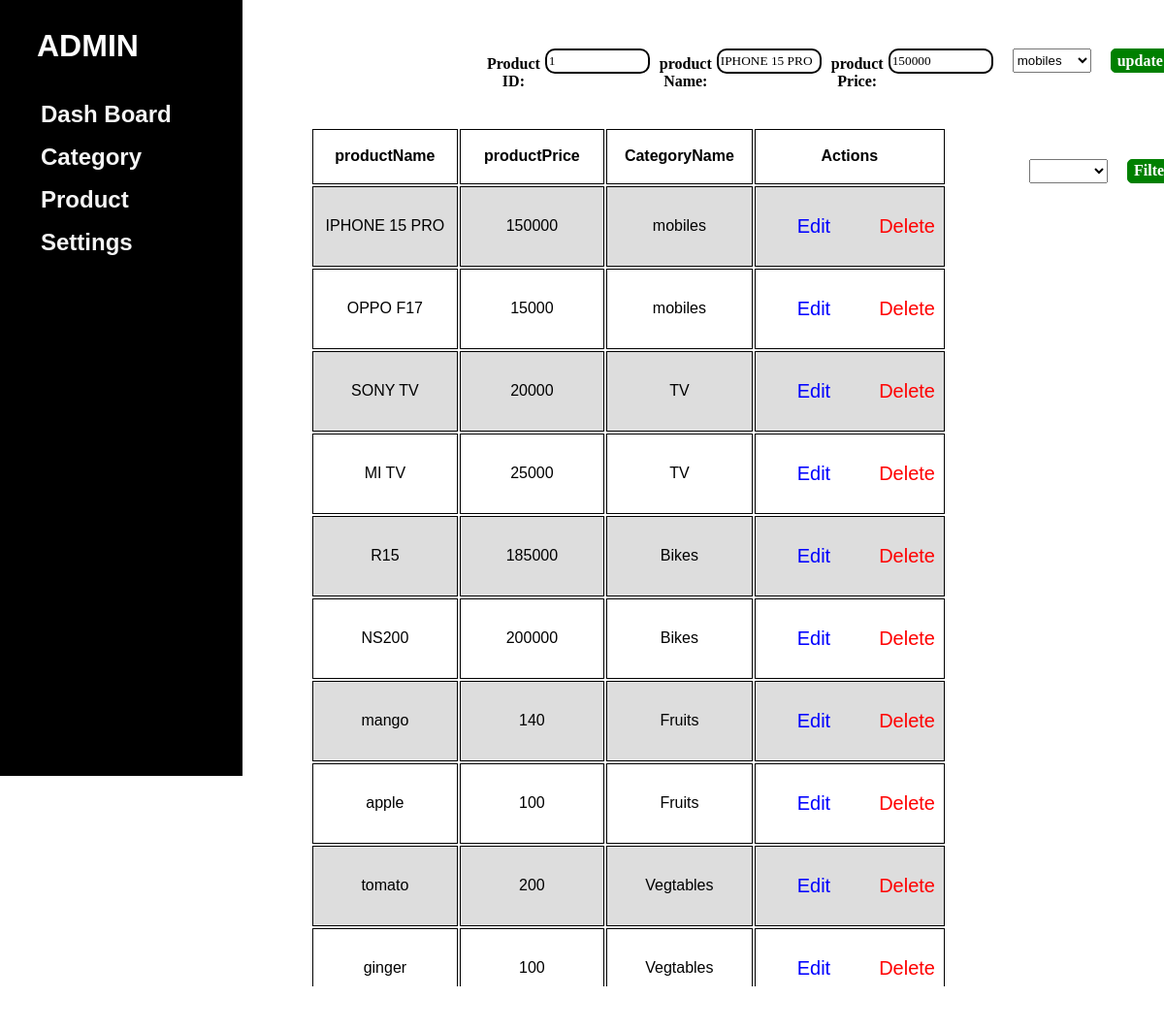
Page /product.php?edit=1 on the committed database.
### tables this page shows
CREATE TABLE `product` (
  `productId` int(255) NOT NULL,
  `productName` varchar(255) NOT NULL,
  `productPrice` int(255) NOT NULL,
  `CategoryName` varchar(255) NOT NULL
);

### product.php (the view, shortened to what this page needs)
<?php
$con = mysqli_connect("localhost", "root", "", "user");
$filterQuery = "";
?>
<!DOCTYPE html>
<html>
<head>
</head>
<body>
<?php include "side_menu.php"; ?>
<div class="main-content">
<?php
if (isset($_GET['edit'])) {
    $ID = $_GET['edit'];
    $sql = "SELECT * FROM product WHERE productId='$ID'";
    $result = $con->query($sql);
    if ($result->num_rows > 0) {
        $row = $result->fetch_assoc();
?>
        <form action="product.php" method="post" id="update">
            <h6>Product ID:</h6>
            <input type="text" name="ID" value="<?php echo $row['productId']; ?>" readonly>
            <h6>product Name:</h6>
            <input type="text" name="Name" value="<?php echo $row['productName']; ?>" class="box" required>
            <h6>product Price:</h6>
            <input type="number" name="Price" value="<?php echo $row['productPrice']; ?>" class="Price" required>
            <select name="category" required>
                <option value=""><?php echo $row['CategoryName']; ?></option>
            </select>
            <button type="submit" name="UPDATE">update</button>
        </form>
<?php
    }
}
?>
    <table>
        <tr>
            <th>productName</th>
            <th>productPrice</th>
            <th>CategoryName</th>
            <th>Actions</th>
            <th id='select'>
                <form action="product.php" method="post" required>
                    <select name="filter">
                        <option value=""></option>
                        <?php
                        $view = "SELECT CategoryName FROM category";
                        $result = $con->query($view);
                        if ($result !== false && $result->num_rows > 0) {
                            while ($row = $result->fetch_assoc()) {
                                echo "<option value='{$row['CategoryName']}'>{$row['CategoryName']}</option>";
                            }
                        }
                        ?>
                    </select>
                    <button type="submit" name="filterButton">Filter</button>
                </form>
            </th>
        </tr>
        <?php
        $view = "SELECT * FROM product $filterQuery ORDER BY productId ASC";
        $result = $con->query($view);
        if ($result !== false && $result->num_rows > 0) {
            while ($row = $result->fetch_assoc()) {
        ?>
                <tr>
                    <td><?php echo $row['productName']; ?></td>
                    <td><?php echo $row['productPrice']; ?></td>
                    <td><?php echo $row['CategoryName']; ?></td>
                    <td>
                        <div class="change">
                            <p class="edit"><a href="product.php?edit=<?php echo $row['productId']; ?>" style="color: blue;">Edit</a></p>
                            <p class="delete"><a href="#" onclick="deleteproduct('<?php echo $row['productId']; ?>')" style="color: red;">Delete</a></p>
                        </div>
                    </td>
                </tr>
        <?php
            }
        } else {
            echo "<tr><td colspan='4'>No Products found</td></tr>";
        }
        ?>
    </table>
</div>
</body>
</html>

### product.php (style rules this page uses)
body { margin-left: 400px; }
td, th { width: 150px; height: 50px; text-align: center; border: 1px solid black; }
tr:nth-child(even) { background-color: #dddddd; }
form { display: flex; margin-left: 32%; }
#update { display: flex; margin-left: 20%; }
h6 { margin-left: 10px; color: black; font-size: 16px; font-family: 'poppins'; text-align: center; }
input { margin-bottom: 10px; margin-left: 5px; margin-top: 30px; height: 20px; width: 100px; border: 2px solid black; border-radius: 10px; font-family: 'poppins'; }
.edit { font-size: 20px; color: red; }
.change { display: flex; }
.delete { color: red; font-size: 20px; text-decoration: none !important; }
button { margin-left: 20px; margin-top: 30px; width: 70px; height: 25px; background-color: green; border: 1px solid green; font-size: 16px; border-radius: 5px; color: white; font-family: "Times New Roman"; font-weight: bolder; cursor: pointer; }
select { margin-left: 20px; margin-top: 30px; width: 90px; height: 25px; }
#select { Border: none; margin-top: -20px; }

### side_menu.php (style rules this page uses)
body { font-family: Arial, sans-serif; margin: 0; padding: 0; box-sizing: border-box; }
a { display: block; margin-left: 10px; padding: 8px 8px 8px 32px; text-decoration: none; cursor: pointer; color: whitesmoke; transition: background 0.3s; }
.main-content { margin-left: 300px; padding: 20px; transition: margin-left 0.3s ease; }

### rows in the picture
product: ID "1", Name "IPHONE 15 PRO", Price "150000", category "mobiles", productName "IPHONE 15 PRO", productPrice "150000", CategoryName "mobiles"
product: productName "OPPO F17", productPrice "15000", CategoryName "mobiles"
product: productName "SONY TV", productPrice "20000", CategoryName "TV"
product: productName "MI TV", productPrice "25000", CategoryName "TV"
product: productName "R15", productPrice "185000", CategoryName "Bikes"
product: productName "NS200", productPrice "200000", CategoryName "Bikes"
product: productName "mango", productPrice "140", CategoryName "Fruits"
product: productName "apple", productPrice "100", CategoryName "Fruits"
product: productName "tomato", productPrice "200", CategoryName "Vegtables"
product: productName "ginger", productPrice "100", CategoryName "Vegtables"
